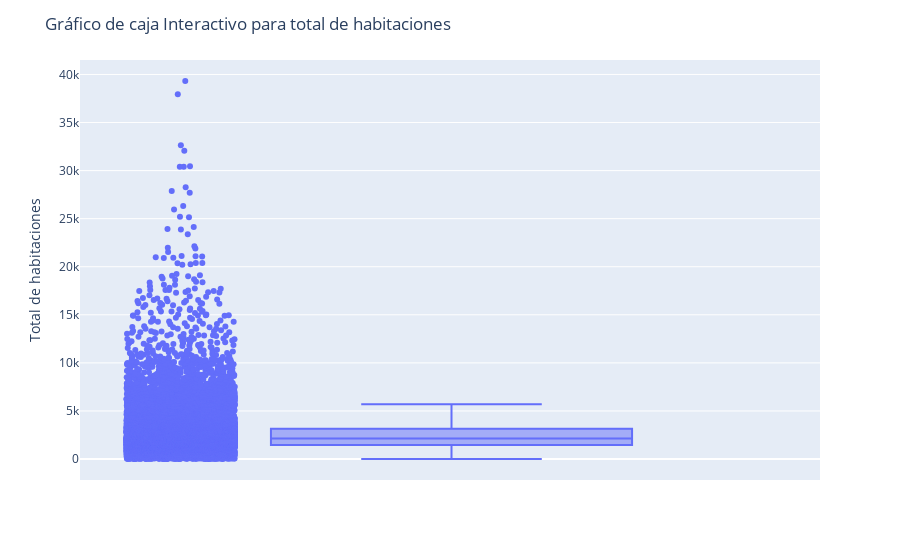

This figure's notebook cell:
### Markdown cell above
Analizar grafico de caja (boxplot) usando ploty

### Code cell
import plotly.express as px

# Creando el gráfico de caja interactivo
fig = px.box(datos, y="total_rooms", points="all")
fig.update_layout(title="Gráfico de caja Interactivo para total de habitaciones", yaxis_title="Total de habitaciones")
fig.show()

### Figure 1 — Plotly figure (JSON) as saved in the notebook; plotly's stock layout.template omitted (floating-point values rounded to 4 significant figures; data arrays with more than 128 entries replaced by an {"elided": "..."} marker saying what was removed)
{"data": [{"alignmentgroup": "True", "boxpoints": "all", "hovertemplate": "total_rooms=%{y}<extra></extra>", "legendgroup": "", "marker": {"color": "#636efa"}, "name": "", "notched": false, "offsetgroup": "", "orientation": "v", "showlegend": false, "type": "box", "x0": " ", "xaxis": "x", "y": {"elided": "20640 int values"}, "y0": " ", "yaxis": "y"}], "layout": {"boxmode": "group", "legend": {"tracegroupgap": 0}, "margin": {"t": 60}, "title": {"text": "Gráfico de caja Interactivo para total de habitaciones"}, "xaxis": {"anchor": "y", "domain": [0, 1]}, "yaxis": {"anchor": "x", "domain": [0, 1], "title": {"text": "Total de habitaciones"}}}}
